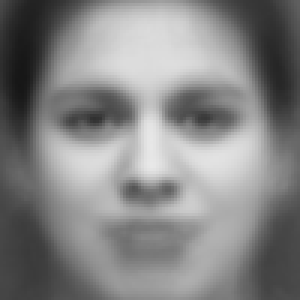
%> input picture MeanFaces/TotalMeanFace.png, 100 x 100 px (shown 3 times larger)
$ octave PCA.m   (GNU Octave 9; MATLAB toolbox functions it lacks are replaced by stand-ins)
%> lines starting %> are read from the running program, lines starting %| are printed output that depends on the picture

%Perform PCA on all images to reduce dimensionality

%Predetermined cropped face sizes
CropSize = 100;
VecLength = CropSize^2;

%Matrix to hold all vector-reshaped face images
FaceVecs = zeros(VecLength, 1);

%Get the calculated total mean face
TotalMeanFace = im2double(imread('MeanFaces/TotalMeanFace.png'));
%> TotalMeanFace: size 100x100 double; min 0.0863, max 0.91, mean 0.52

%read in all cropped face images and subtract total mean face
TotalCrop = dir(fullfile('TotalCrop', '*.png'));

for j=1:length(TotalCrop)
    Im = im2double(imread(fullfile('TotalCrop', TotalCrop(j).name)));  % Read image
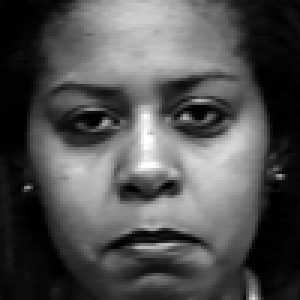
%> input picture TotalCrop/ContemptCrop1.png, 100 x 100 px (shown 3 times larger)
%> Im: size 100x100 double; min 0, max 1, mean 0.316

    %subtract total mean face from each image
    ImSub = Im - TotalMeanFace;
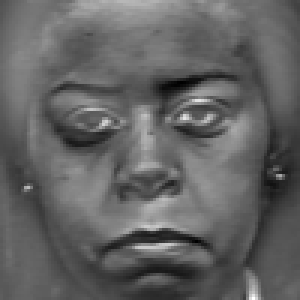
%> ImSub: size 100x100 double (shown 3 times larger); min -0.627, max 0.463, mean -0.205; drawn with min black and max white

    ImSub = reshape(ImSub,[VecLength, 1]);

    FaceVecs(:, end+1) = ImSub;

end
%> pass 2 of the loop `for j=1:length(TotalCrop)`:
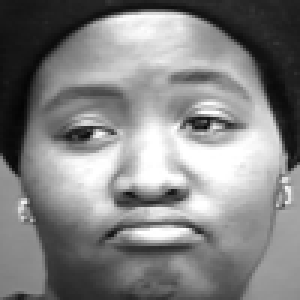
%> input picture TotalCrop/ContemptCrop5.png, 100 x 100 px (shown 3 times larger)
%> `ImSub = Im - TotalMeanFace;`:
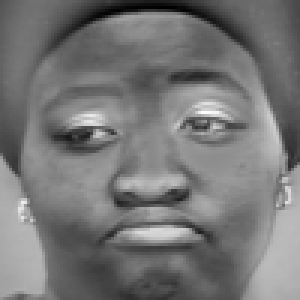
%> ImSub: size 100x100 double (shown 3 times larger); min -0.639, max 0.718, mean -0.00789; drawn with min black and max white
%> pass 3 of the loop `for j=1:length(TotalCrop)`:
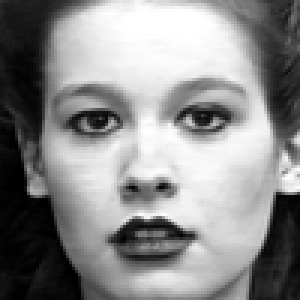
%> input picture TotalCrop/ContemptCrop8.png, 100 x 100 px (shown 3 times larger)
%> `ImSub = Im - TotalMeanFace;`:
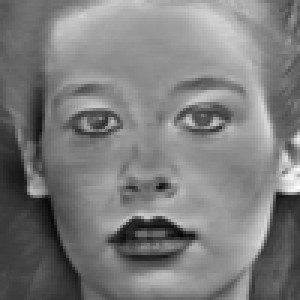
%> ImSub: size 100x100 double (shown 3 times larger); min -0.514, max 0.592, mean 0.0264; drawn with min black and max white

FaceVecs = FaceVecs(:,2:end);

SHS = FaceVecs'*FaceVecs;
%> SHS = [576 14.31 -10.15; 14.31 383.1 -85.89; -10.15 -85.89 327.7]
[eigVecs eigVals] = eig(SHS);
%> eigVecs = [-0.000707 -0.131 -0.991; 0.589 0.801 -0.106; 0.808 -0.584 0.0766]; eigVals = [265.2 0 0; 0 443.3 0; 0 0 578.3]

Sv = FaceVecs*eigVecs;
Sv = fliplr(Sv);

%> (the run ends here)
